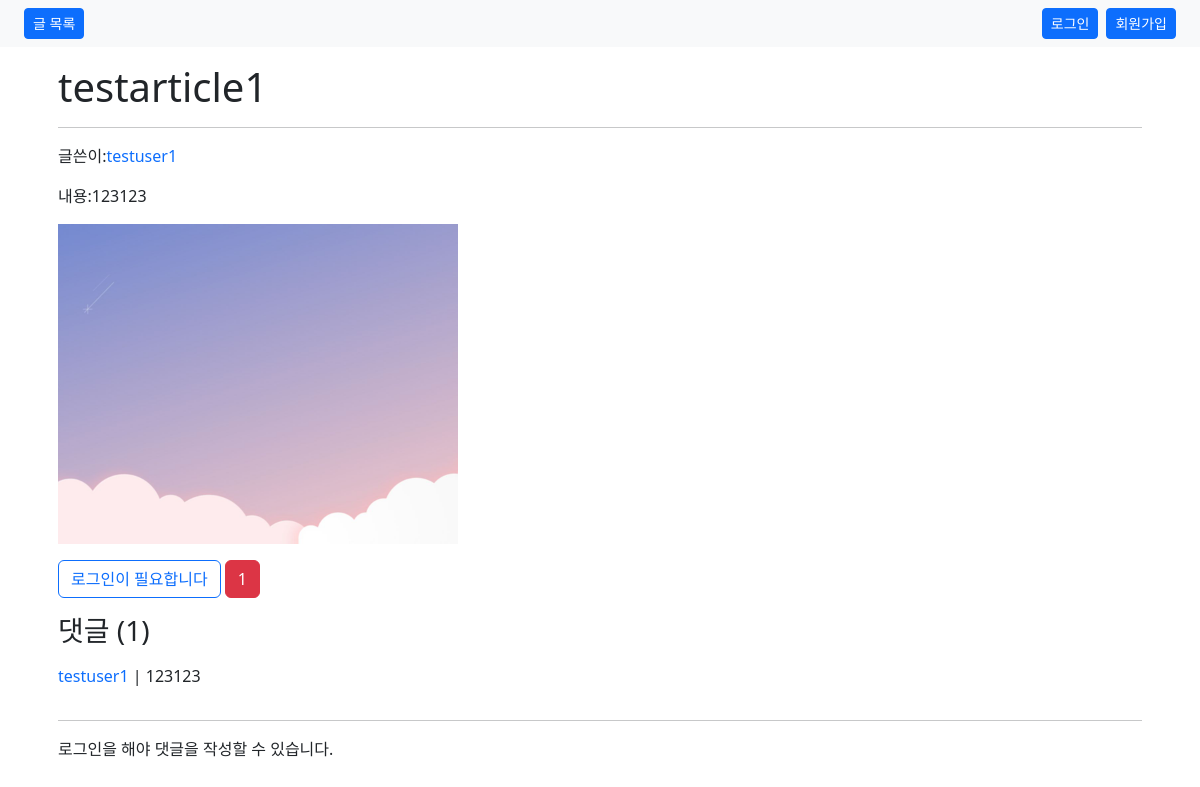
/reviews/1/, run on the app's committed database.
### reviews/models.py (models this page shows)
class Review(models.Model):
    user = models.ForeignKey(settings.AUTH_USER_MODEL, on_delete=models.CASCADE)
    title = models.CharField(max_length=80)
    content = models.TextField()
    image = ProcessedImageField(
        upload_to="images/",
        blank=True,
        processors=[ResizeToFill(1200, 960)],
        format="JPEG",
        options={"quality": 80},
    )
    like_users = models.ManyToManyField(
        settings.AUTH_USER_MODEL, related_name="like_reviews"
    )

class Comment(models.Model):
    user = models.ForeignKey(settings.AUTH_USER_MODEL, on_delete=models.CASCADE)
    review = models.ForeignKey(Review, on_delete=models.CASCADE)
    content = models.CharField(max_length=80)

### accounts/models.py (models this page shows)
class User(AbstractUser):
    followings = models.ManyToManyField(
        "self", symmetrical=False, related_name="followers"
    )

### reviews/views.py (the view)
# urls.py: path("<int:pk>/", views.detail, name="detail"),
def detail(request, pk):
    review = get_object_or_404(Review, pk=pk)
    comment_form = CommentForm()
    context = {
        "review": review,
        "comments": review.comment_set.all(),
        "comment_form": comment_form,
    }
    return render(request, "reviews/detail.html", context)

### reviews/templates/reviews/detail.html (shortened to what this page needs)
{% extends 'base.html' %}
{% load django_bootstrap5 %}
{% block body %}
<div class="m-3">
  <h1>{{ review.title }}</h1>
  <hr>
  <p>글쓴이:<a href="{% url 'accounts:detail' review.user.id %}" class="text-decoration-none">{{ review.user }}</a></p>
  <p>내용:{{ review.content }}</p>
  {% if review.image %}
  <img src="{{ review.image.url }}" width="400">
  {% endif %}
</div>
<div class="m-3">
  {% if request.user.is_authenticated %}
    {% if request.user in review.like_users.all %}
      <a href="{% url 'reviews:like' review.pk %}" class="btn btn-outline-secondary">좋아요 취소</a>
    {% else %}
      <a href="{% url 'reviews:like' review.pk %}" class="btn btn-outline-danger">좋아요</a>
    {% endif %}
  {% else %}
    <a href="{% url 'accounts:login' %}" class="btn btn-outline-primary">로그인이 필요합니다</a>
  {% endif %}
  <button type="button" class="btn btn-danger">{{ review.like_users.count }}</button>
</div>
<div class="m-3">
  <h3 class="my-3">댓글 ({{ comments.count }})</h3>
  {% for comment in comments %}
    <div class="d-flex flex-row justify-content-between">
      <p><a href="{% url 'accounts:detail' comment.user.id %}" class="text-decoration-none">{{ comment.user }}</a> | {{ comment.content }}</p>
    </div>
    <hr>
  {% empty %}
    <p>댓글이 없어요 ㅠ_ㅠ</p>
  {% endfor %}
  {% if request.user.is_authenticated %}
  <form action="{% url 'reviews:comment_create' review.id %}" method="POST">
    {% csrf_token %}
    <div class="row">
      <div class="col-11">
        {% bootstrap_form comment_form layout='inline'%}
      </div>
      <div class="col-1">
        {% bootstrap_button button_type="submit" content="작성"%}
      </div>
    </div>
  </form>
  {% else %}
  <p>로그인을 해야 댓글을 작성할 수 있습니다.</p>
  {% endif %}
</div>
{% endblock %}

### data on the page
Review: title "testarticle1", user "testuser1", content "123123", image (picture), like_users.count "1", count "1"
Comment: user "testuser1", content "123123"
